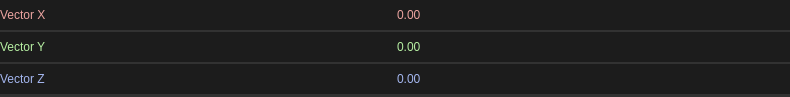
<?xml version="1.0" encoding="UTF-8"?>
<ui version="4.0">
 <class>Widget</class>
 <widget class="QWidget" name="Widget">
  <property name="geometry">
   <rect>
    <x>0</x>
    <y>0</y>
    <width>790</width>
    <height>97</height>
   </rect>
  </property>
  <property name="minimumSize">
   <size>
    <width>0</width>
    <height>0</height>
   </size>
  </property>
  <property name="maximumSize">
   <size>
    <width>16777215</width>
    <height>97</height>
   </size>
  </property>
  <property name="windowTitle">
   <string>Form</string>
  </property>
  <property name="styleSheet">
   <string notr="true">.QWidget {
    font: 580 10pt &quot;Segoe UI&quot;;
    border: 2px solid black;
    border-radius: 0px;
    border-left: 0px;
    border-right: 0px;
	border-top: 0px;
    border-color: rgba(50, 50, 50, 255);
    padding: 8px;
    padding-left: 6px;
    padding-right: 6px;
    color: #E3E3E3;
    background-color: #1C1C1C;
}

.QWidget::hover {
}
.QWidget::selected {
    background-color: #414956;
}</string>
  </property>
  <layout class="QVBoxLayout" name="verticalLayout">
   <property name="spacing">
    <number>0</number>
   </property>
   <property name="leftMargin">
    <number>0</number>
   </property>
   <property name="topMargin">
    <number>0</number>
   </property>
   <property name="rightMargin">
    <number>0</number>
   </property>
   <property name="bottomMargin">
    <number>0</number>
   </property>
   <item>
    <widget class="QFrame" name="frame">
     <property name="maximumSize">
      <size>
       <width>16777215</width>
       <height>32</height>
      </size>
     </property>
     <property name="styleSheet">
      <string notr="true">.QFrame {
    font: 580 10pt &quot;Segoe UI&quot;;
    border: 2px solid black;
    border-radius: 0px;
    border-left: 0px;
    border-right: 0px;
	border-top: 0px;
    border-color: rgba(50, 50, 50, 255);
    color: #E3E3E3;
    background-color: #1C1C1C;
}

.QFrame::hover {
}
.QFrame::selected {
    background-color: #414956;
}</string>
     </property>
     <property name="frameShape">
      <enum>QFrame::StyledPanel</enum>
     </property>
     <property name="frameShadow">
      <enum>QFrame::Raised</enum>
     </property>
     <property name="lineWidth">
      <number>0</number>
     </property>
     <layout class="QHBoxLayout" name="horizontalLayout_2">
      <property name="spacing">
       <number>0</number>
      </property>
      <property name="leftMargin">
       <number>0</number>
      </property>
      <property name="topMargin">
       <number>0</number>
      </property>
      <property name="rightMargin">
       <number>0</number>
      </property>
      <property name="bottomMargin">
       <number>0</number>
      </property>
      <item>
       <widget class="QLabel" name="label">
        <property name="styleSheet">
         <string notr="true">border:0px;
background-color: rgba(255, 255, 255, 0);
font: 8pt &quot;Segoe UI&quot;;
color: #ECA4A0;
</string>
        </property>
        <property name="text">
         <string>Vector X</string>
        </property>
       </widget>
      </item>
      <item>
       <widget class="QDoubleSpinBox" name="vector_x">
        <property name="minimumSize">
         <size>
          <width>0</width>
          <height>0</height>
         </size>
        </property>
        <property name="styleSheet">
         <string notr="true">QDoubleSpinBox {
    font: 580 8pt &quot;Segoe UI&quot;;
    border: 2px solid black;
    border-radius: 2px;
    border-color: rgba(80, 80, 80, 255);
    color: #E3E3E3;
    background-color: #1C1C1C;
border:0px;
color: #ECA4A0;
}

QDoubleSpinBox:focus {
}

QDoubleSpinBox:hover {
}

QDoubleSpinBox:pressed {
	background-color: #121212;
}

QDoubleSpinBox::up-button {
    border: 0px solid black;
    subcontrol-origin: border;
    subcontrol-position: top right;
    border-left: 2px solid black;
    border-bottom: 0px solid black;
    border-top-right-radius: 2px;
    border-color: rgba(80, 80, 80, 255);
	width:16px;
    margin:0px;
border:0px;
}

QDoubleSpinBox::up-arrow {
    image: url(://icons/arrow_drop_up_24dp.svg);
    width: 20px;
    height: 20px;
}

QDoubleSpinBox::down-button {
    subcontrol-origin: border;
    subcontrol-position: bottom right;
	border: 0px solid black;
    border-left: 2px solid black;
    border-top: 2px solid black;
border-bottom-right-radius: 2px;
    border-color: rgba(80, 80, 80, 255);
	width:16px;
    margin:0px;
border:0px;
}

QDoubleSpinBox::down-arrow {
    image: url(://icons/arrow_drop_down_16dp.svg);
    width: 20px;
    height: 20px;
}</string>
        </property>
        <property name="decimals">
         <number>2</number>
        </property>
        <property name="minimum">
         <double>-99999999999.000000000000000</double>
        </property>
        <property name="maximum">
         <double>99999999999.000000000000000</double>
        </property>
        <property name="singleStep">
         <double>0.100000000000000</double>
        </property>
       </widget>
      </item>
     </layout>
    </widget>
   </item>
   <item>
    <widget class="QFrame" name="frame_2">
     <property name="maximumSize">
      <size>
       <width>16777215</width>
       <height>32</height>
      </size>
     </property>
     <property name="styleSheet">
      <string notr="true">.QFrame {
    font: 580 10pt &quot;Segoe UI&quot;;
    border: 2px solid black;
    border-radius: 0px;
    border-left: 0px;
    border-right: 0px;
	border-top: 0px;
    border-color: rgba(50, 50, 50, 255);
    color: #E3E3E3;
    background-color: #1C1C1C;
}

.QFrame::hover {
}
.QFrame::selected {
    background-color: #414956;
}</string>
     </property>
     <property name="frameShape">
      <enum>QFrame::StyledPanel</enum>
     </property>
     <property name="frameShadow">
      <enum>QFrame::Raised</enum>
     </property>
     <property name="lineWidth">
      <number>0</number>
     </property>
     <layout class="QHBoxLayout" name="horizontalLayout_7">
      <property name="spacing">
       <number>0</number>
      </property>
      <property name="leftMargin">
       <number>0</number>
      </property>
      <property name="topMargin">
       <number>0</number>
      </property>
      <property name="rightMargin">
       <number>0</number>
      </property>
      <property name="bottomMargin">
       <number>0</number>
      </property>
      <item>
       <widget class="QLabel" name="label_2">
        <property name="styleSheet">
         <string notr="true">border:0px;
background-color: rgba(255, 255, 255, 0);
font: 8pt &quot;Segoe UI&quot;;
color: #B6EFA2;</string>
        </property>
        <property name="text">
         <string>Vector Y</string>
        </property>
       </widget>
      </item>
      <item>
       <widget class="QDoubleSpinBox" name="vector_y">
        <property name="styleSheet">
         <string notr="true">QDoubleSpinBox {
    font: 580 8pt &quot;Segoe UI&quot;;
    border: 2px solid black;
    border-radius: 2px;
    border-color: rgba(80, 80, 80, 255);
    color: #E3E3E3;
    background-color: #1C1C1C;
border:0px;
color: #B6EFA2;
}

QDoubleSpinBox:focus {
}

QDoubleSpinBox:hover {
}

QDoubleSpinBox:pressed {
	background-color: #121212;
}

QDoubleSpinBox::up-button {
    border: 0px solid black;
    subcontrol-origin: border;
    subcontrol-position: top right;
    border-left: 2px solid black;
    border-bottom: 0px solid black;
    border-top-right-radius: 2px;
    border-color: rgba(80, 80, 80, 255);
	width:16px;
    margin:0px;
border:0px;
}

QDoubleSpinBox::up-arrow {
    image: url(://icons/arrow_drop_up_24dp.svg);
    width: 20px;
    height: 20px;
}

QDoubleSpinBox::down-button {
    subcontrol-origin: border;
    subcontrol-position: bottom right;
	border: 0px solid black;
    border-left: 2px solid black;
    border-top: 2px solid black;
border-bottom-right-radius: 2px;
    border-color: rgba(80, 80, 80, 255);
	width:16px;
    margin:0px;
border:0px;
}

QDoubleSpinBox::down-arrow {
    image: url(://icons/arrow_drop_down_16dp.svg);
    width: 20px;
    height: 20px;
}

QDoubleSpinBox:disabled {
	color: rgba(125, 125, 125, 100);
}</string>
        </property>
        <property name="decimals">
         <number>2</number>
        </property>
        <property name="minimum">
         <double>-99999999999.000000000000000</double>
        </property>
        <property name="maximum">
         <double>99999999999.000000000000000</double>
        </property>
        <property name="singleStep">
         <double>0.100000000000000</double>
        </property>
       </widget>
      </item>
     </layout>
    </widget>
   </item>
   <item>
    <widget class="QFrame" name="frame_3">
     <property name="maximumSize">
      <size>
       <width>16777215</width>
       <height>32</height>
      </size>
     </property>
     <property name="styleSheet">
      <string notr="true">.QFrame {
    font: 580 10pt &quot;Segoe UI&quot;;
    border: 2px solid black;
    border-radius: 0px;
    border-left: 0px;
    border-right: 0px;
	border-top: 0px;
    border-color: rgba(50, 50, 50, 255);
    color: #E3E3E3;
    background-color: #1C1C1C;
}

.QFrame::hover {
}
.QFrame::selected {
    background-color: #414956;
}</string>
     </property>
     <property name="frameShape">
      <enum>QFrame::StyledPanel</enum>
     </property>
     <property name="frameShadow">
      <enum>QFrame::Raised</enum>
     </property>
     <property name="lineWidth">
      <number>0</number>
     </property>
     <layout class="QHBoxLayout" name="horizontalLayout_8">
      <property name="spacing">
       <number>0</number>
      </property>
      <property name="leftMargin">
       <number>0</number>
      </property>
      <property name="topMargin">
       <number>0</number>
      </property>
      <property name="rightMargin">
       <number>0</number>
      </property>
      <property name="bottomMargin">
       <number>0</number>
      </property>
      <item>
       <widget class="QLabel" name="label_3">
        <property name="styleSheet">
         <string notr="true">border:0px;
background-color: rgba(255, 255, 255, 0);
font: 8pt &quot;Segoe UI&quot;;

color: #A4B6EF;</string>
        </property>
        <property name="text">
         <string>Vector Z</string>
        </property>
       </widget>
      </item>
      <item>
       <widget class="QDoubleSpinBox" name="vector_z">
        <property name="enabled">
         <bool>true</bool>
        </property>
        <property name="styleSheet">
         <string notr="true">QDoubleSpinBox {
    font: 580 8pt &quot;Segoe UI&quot;;
    border: 2px solid black;
    border-radius: 2px;
    border-color: rgba(80, 80, 80, 255);
    color: #E3E3E3;
    background-color: #1C1C1C;
border:0px;
color: #A4B6EF;
}

QDoubleSpinBox:focus {
}

QDoubleSpinBox:hover {
}

QDoubleSpinBox:pressed {
	background-color: #121212;
}

QDoubleSpinBox::up-button {
    border: 0px solid black;
    subcontrol-origin: border;
    subcontrol-position: top right;
    border-left: 2px solid black;
    border-bottom: 0px solid black;
    border-top-right-radius: 2px;
    border-color: rgba(80, 80, 80, 255);
	width:16px;
    margin:0px;
border:0px;
}

QDoubleSpinBox::up-arrow {
    image: url(://icons/arrow_drop_up_24dp.svg);
    width: 20px;
    height: 20px;
}

QDoubleSpinBox::down-button {
    subcontrol-origin: border;
    subcontrol-position: bottom right;
	border: 0px solid black;
    border-left: 2px solid black;
    border-top: 2px solid black;
border-bottom-right-radius: 2px;
    border-color: rgba(80, 80, 80, 255);
	width:16px;
    margin:0px;
border:0px;
}

QDoubleSpinBox::down-arrow {
    image: url(://icons/arrow_drop_down_16dp.svg);
    width: 20px;
    height: 20px;
}

QDoubleSpinBox:disabled {
	color: rgba(125, 125, 125, 100);
}</string>
        </property>
        <property name="decimals">
         <number>2</number>
        </property>
        <property name="minimum">
         <double>-99999999999.000000000000000</double>
        </property>
        <property name="maximum">
         <double>99999999999.000000000000000</double>
        </property>
        <property name="singleStep">
         <double>0.100000000000000</double>
        </property>
       </widget>
      </item>
     </layout>
    </widget>
   </item>
  </layout>
 </widget>
 <resources/>
 <connections/>
</ui>
